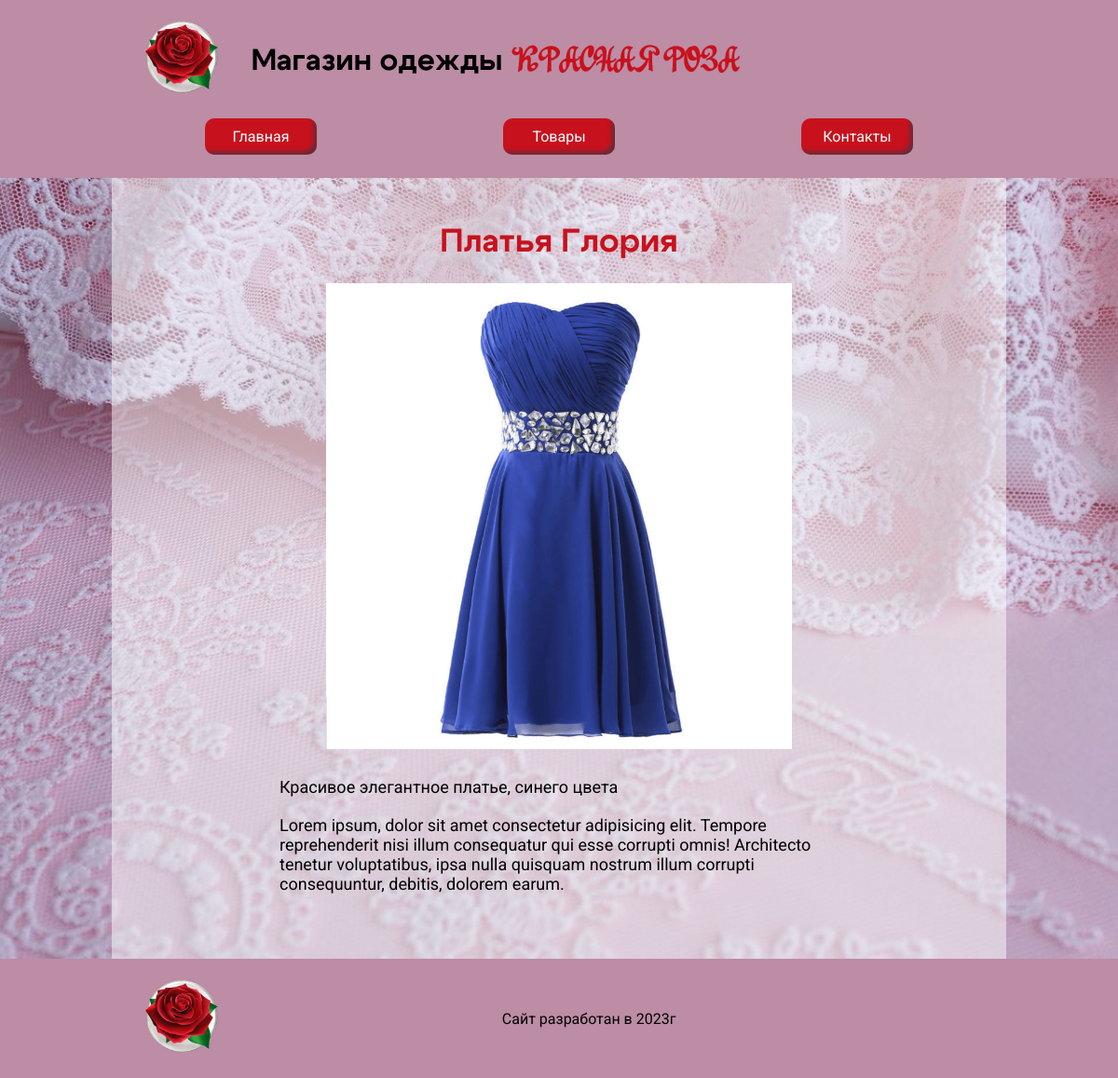
/card/1, run on the app's committed database.
### tables this page shows
CREATE TABLE "clothings" (
	"id"	INTEGER NOT NULL,
	"category"	TEXT NOT NULL,
	"name"	TEXT NOT NULL,
	"img"	TEXT NOT NULL,
	"price"	INTEGER NOT NULL,
	"short_descr"	TEXT NOT NULL,
	"full_descr"	TEXT NOT NULL,
	PRIMARY KEY("id" AUTOINCREMENT)
);

### server.py (the view)
@app.route("/card/<int:value>")
def card(value):
    con = get_connect()
    b = base.ProductDB(con)
    card = b.getProduct(value)
    return render_template("card.html", name=card["name"], img=card["img"], short=card["short_descr"], full=card["full_descr"], menu=navMenu)

### base.py (called while the page is built)
    def getProduct(self, id):
        try:
            sql = "SELECT * FROM clothings WHERE id = ?"
            self.__cursor.execute(sql, tuple([id]))
            return self.__cursor.fetchone()
        except:
            print("ошибка чтения из базы данных")
            return []

### server.py (called while the page is built)
def connect_db():
    con = sqlite3.connect(app.config['DATABASE'])
    con.row_factory = sqlite3.Row
    return con

def get_connect():
    if not hasattr(g, 'link_db'):
        g.link_db = connect_db()
    return g.link_db

@app.teardown_appcontext
def close_connect(error):
    if hasattr(g, 'link_db'):
        g.link_db.close()

### templates/card.html (shortened to what this page needs)
{% extends 'base.html' %}
{% block main %}
    <h2 class="title">{{name}}</h2>
    <div class="product_img">
        <img src="/static/img/clothes/{{img}}" alt="">
    </div>
    <div class="descr">
        <p>{{short}}</p>
        <p>{{full}}</p>
    </div>
{% endblock %}

### static/css/main_style.css (style rules this page uses)
body { margin: 0; padding: 0; background-color: #bd8ca5; font-family: 'Roboto'; }
.main .title { text-align: center; font-family: 'Cygre bold'; padding-top: 50px; color: #c7121d; font-size: 35px; margin: 0 0 25px 0; }
.main .product_img { height: 500px; margin: 0 auto; }
.main .product_img img { height: 100%; object-fit: cover; margin: 0 auto; display: block; }
.main .descr { width: 600px; margin: 30px auto 0 auto; padding-bottom: 50px; font-size: 18px; }
.main .descr p { margin: 0; padding-bottom: 20px; }

### data on the page
clothings: name "Платья Глория", img (picture), short_descr "Красивое элегантное платье, синего цвета", full_descr "Lorem ipsum, dolor sit amet consectetur adipisicing elit. Tempore reprehenderit nisi illum consequatur qui esse corrupti omnis! Architecto tenetur voluptatibus, ipsa nulla quisquam nostrum illum corrupti consequuntur, debitis, dolorem earum."

### other printed values
{{ b.name }} "Главная" "Товары" "Контакты"
